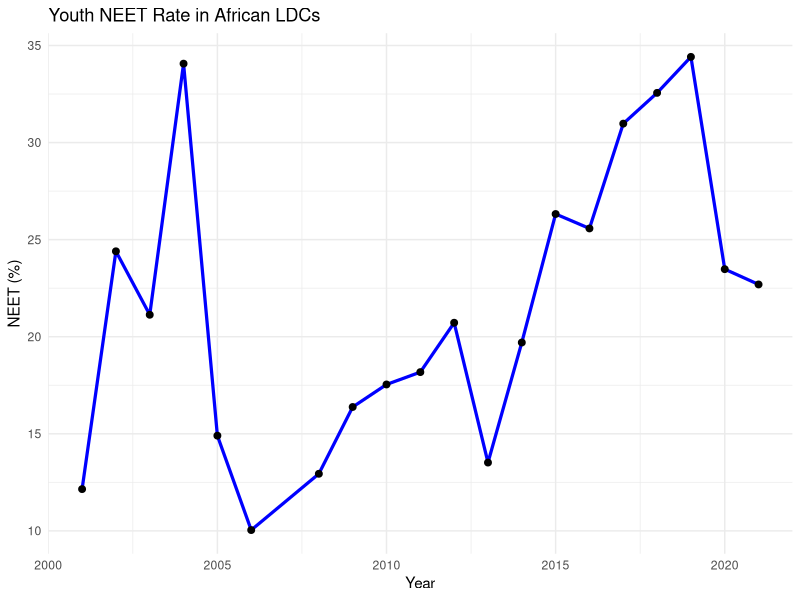

R code for this plot:
library(tidyverse)
library(ggplot2)

ldc <- read.csv("ldc_full_data.csv",
                stringsAsFactors = FALSE)

ldc_africa <- ldc %>%
  filter(continent == "Africa" & !is.na(youth_NIEET)) %>%
  group_by(year) %>%
  summarise(avg_neet = mean(youth_NIEET, na.rm = TRUE))

ggplot(ldc_africa, aes(x = year, y = avg_neet)) +
  geom_line(color = "blue", size = 1.1) +
  geom_point(size = 2) +
  theme_minimal() +
  labs(title = "Youth NEET Rate in African LDCs",
       x = "Year",
       y = "NEET (%)")
